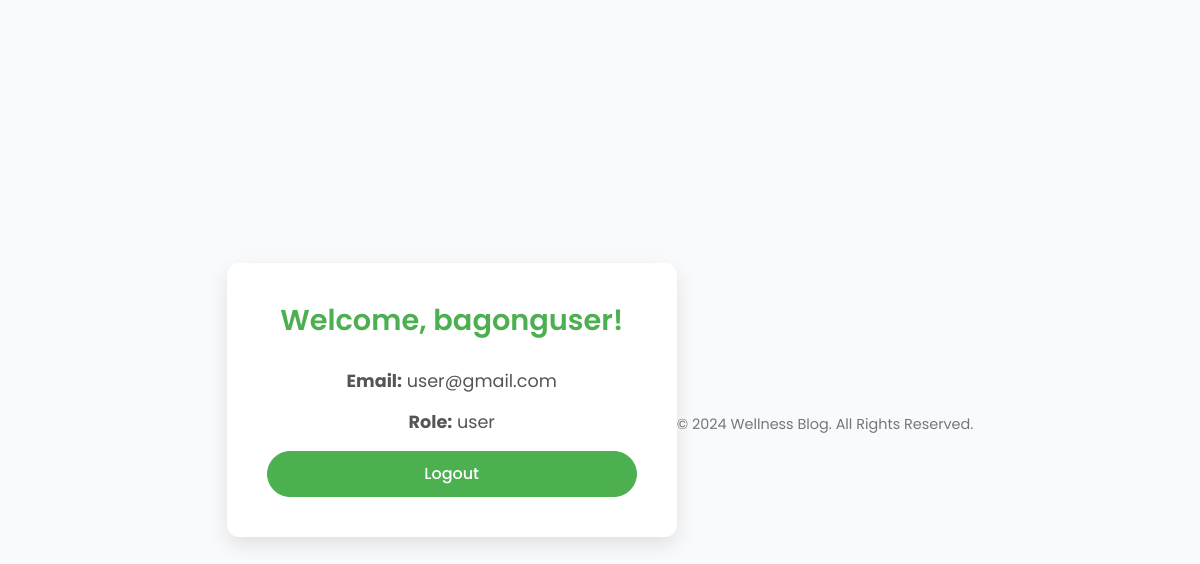
/user/profile.php (signed in), run on the app's committed database.
### tables this page shows
CREATE TABLE `users` (
  `id` int NOT NULL,
  `username` varchar(50) NOT NULL,
  `email` varchar(100) NOT NULL,
  `password` varchar(255) NOT NULL,
  `role` enum('admin','user') DEFAULT 'user'
);

### user/profile.php (the view, shortened to what this page needs)
<?php
include('../includes/db.php');
$user_id = $_SESSION['user_id'];
$sql = "SELECT * FROM users WHERE id=$user_id";
$result = $conn->query($sql);
$user = $result->fetch_assoc();
?>
<!DOCTYPE html>
<html lang="en">
<head>
    <link href="https://cdn.jsdelivr.net/npm/bootstrap@5.3.0-alpha1/dist/css/bootstrap.min.css" rel="stylesheet">
</head>
<body>
<div class="profile-container">
    <h1>Welcome, <?= htmlspecialchars($user['username']); ?>!</h1>
    <p><strong>Email:</strong> <?= htmlspecialchars($user['email']); ?></p>
    <p><strong>Role:</strong> <?= htmlspecialchars($user['role']); ?></p>
    <a href="user_logout.php" class="btn btn-primary">Logout</a>
</div>
<footer>&copy; 2024 Wellness Blog. All Rights Reserved.</footer>
</body>
</html>

### user/profile.php (style rules this page uses)
body { background-color: #f9fafb; font-family: 'Poppins', sans-serif; color: #333; display: flex; justify-content: center; align-items: center; height: 100vh; margin: 0; }
.profile-container { background-color: #fff; padding: 40px; border-radius: 12px; box-shadow: 0 8px 20px rgba(0,0,0,0.1); width: 100%; max-width: 450px; text-align: center; }
.profile-container h1 { color: #4CAF50; font-weight: 600; margin-bottom: 30px; font-size: 1.8rem; }
.profile-container p { font-size: 1.1rem; margin-bottom: 15px; color: #555; }
.btn-primary { background-color: #4CAF50; border-color: #4CAF50; padding: 10px; border-radius: 30px; font-weight: 500; width: 100%; transition: background-color 0.3s ease; }
footer { margin-top: 50px; text-align: center; font-size: 0.9rem; color: #777; }

### data on the page
users: username "bagonguser", email "user@gmail.com", role "user"
